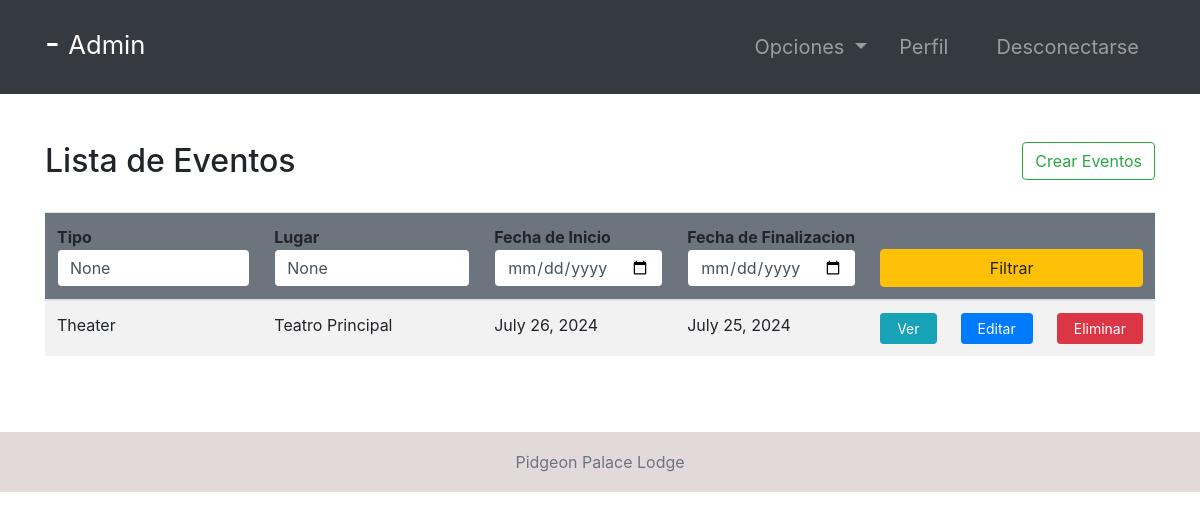
/events/ (signed in), run on the app's committed database.
### hotel/models.py (models this page shows, shortened)
class Event(models.Model):
    EVENT_TYPES = (
        ('Movie', 'Movie'),
        ('Theater', 'Theater'),
        ('Conference', 'Conference'),
        ('Concert', 'Concert'),
        ('Entertainment', 'Entertainment'),
        ('Live Music', 'Live Music'),
    )
    eventType = models.CharField(max_length=20, choices=EVENT_TYPES)
    location = models.CharField(max_length=100)
    startDate = models.DateField()
    endDate = models.DateField()
    explanation = models.TextField()

### hotel/views.py (the view, shortened to what this page needs)
# urls.py: path('events/', events, name="events"),
@login_required(login_url='login')
def events(request):
    role = str(request.user.groups.all()[0])
    path = role + "/"
    events = Event.objects.all()
    attendedEvents = None
    if role == 'guest':
        attendedEvents = EventAttendees.objects.filter(
            guest=request.user.guest)
    context = {
        "role": role,
        'events': events,
        'attendedEvents': attendedEvents,
        "type": request.POST.get("type"),
        "location": request.POST.get("location"),
        "fd": request.POST.get("fd"),
        "ed": request.POST.get("ed")
    }
    return render(request, path + "events.html", context)

### Templates/admin/events.html
{% extends '../index.html' %}
{% block context %}
{% include '../common_pages/authorized-events.html' %}
{% endblock %}

### Templates/incs/nav.html (shortened to what this page needs)
<nav class="navbar navbar-dark bg-dark navbar-expand-lg py-3 " role="navigation">
    <div class="container">
        <a href="" class="navbar-brand">
            <h2 class="text-capitalize">
                {{ request.user.first_name }} {{ request.user.last_name }} -
                <small>
                    {{ role }}
                </small>
            </h2>
        </a>
        <div class="collapse navbar-collapse" id="navbarTags">
            <ul class="navbar-nav ml-auto">
                <li class="nav-item dropdown p-2">
                    <a class="nav-link dropdown-toggle" href="#" id="navbarDropdown" role="button"
                        data-toggle="dropdown" aria-haspopup="true" aria-expanded="false">
                        Opciones
                    </a>
                </li>
                <li class="nav-item mr-3 p-2">
                    {% if role == 'staff' or role == 'receptionist' or role == 'admin' or role == 'manager' %}
                    <a href="{% url 'employee-profile' user.id %}" class="nav-link">Perfil</a>
                    {% endif %}
                </li>
                <li class="nav-item p-2 ">
                    <a href="{% url 'logout' %}" class="nav-link">Desconectarse</a>
                </li>
            </ul>
        </div>
    </div>
</nav>

### Templates/common_pages/authorized-events.html (shortened to what this page needs)
<div class="container py-5">
    <div class="table-header row">
        <div class="col-sm-9 col-md-9 col-lg-9 mb-4">
            <h2>Lista de Eventos</h2>
        </div>
        {% if role == "manager" or role == "admin"%}
        <div class="col-sm-3 col-md-3 col-lg-3 mb-4">
            <form action="" method="post">
                <a href="{% url 'createEvent' %}" class="float-right btn btn-outline-success" type="submit">Crear
                    Eventos</a>
            </form>
        </div>
        {% endif %}
    </div>
    <table class="table table-hover table-striped">
        <thead class="bg-secondary rounded">
            <tr>
                <form action="" method="POST">
                    <th>Tipo <input type="text" name="type" value="{{type}}"
                            class="form-control border border-secondary"></th>
                    <th>Lugar <input type="text" name="location" value="{{location}}"
                            class="form-control border border-secondary"></th>
                    <th>Fecha de Inicio <input type="date" name="fd" value="{{fd}}"
                            class="form-control border border-secondary"></th>
                    <th>Fecha de Finalizacion <input type="date" name="ed" value="{{ed}}"
                            class="form-control border border-secondary"></th>
                    <th colspan="3"><button type="submit" name="filter" class="btn btn-warning w-100">Filtrar</button>
                    </th>
                </form>
            </tr>
        </thead>
        <tbody>
            {% for event in events %}
            <tr>
                <td>{{ event.eventType }}</td>
                <td>{{ event.location }}</td>
                <td>{{ event.startDate }}</td>
                <td>{{ event.endDate }}</td>
                <td> <a href="{% url 'event-profile' event.id %}" class="btn btn-sm btn-info px-3">Ver</a></td>
                {% if role == "manager" or role == "admin" %}
                <td> <a href="{% url 'event-edit' event.id %}" class="btn btn-sm btn-primary px-3">Editar</a></td>
                <td> <a href="{% url 'deleteEvent' event.id %}" class="btn btn-sm btn-danger px-3">Eliminar</a> </td>
                {% endif %}
            </tr>
            {% endfor %}
        </tbody>
    </table>
</div>

### static/css/main.css (style rules this page uses)
* { margin: 0; padding: 0; -webkit-font-smoothing: antialiased; }
body { position: relative; }
nav .nav-item { font-size: 20px; }

### data on the page
Event: eventType "Theater", location "Teatro Principal", startDate "July 26, 2024", endDate "July 25, 2024"

### other printed values
{{ role }} "Admin"
